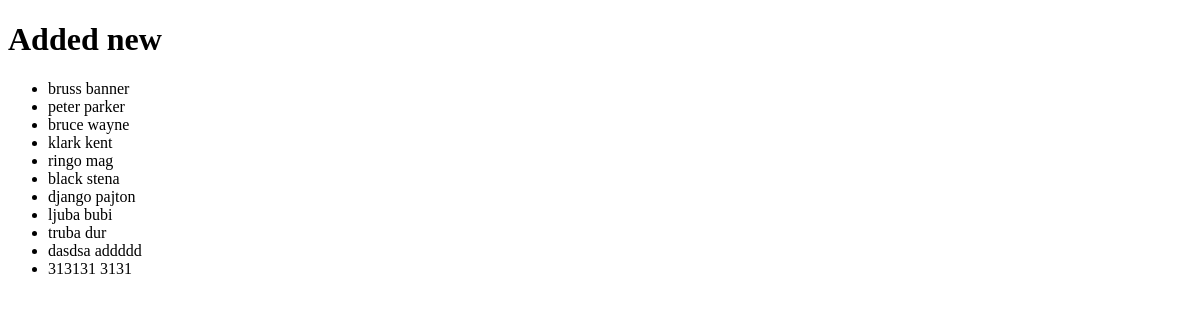
The page /added_item/ on the database as committed earlier.
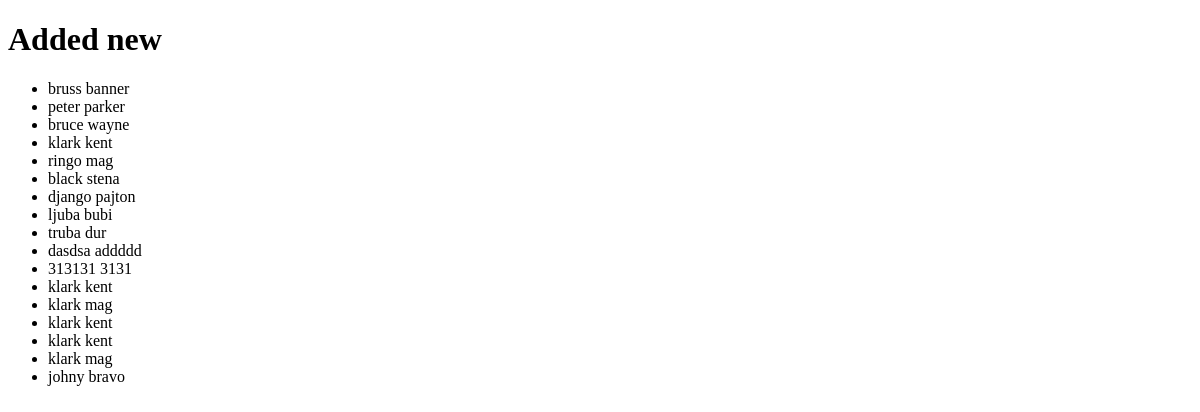
The same page on the database as committed later.
### test_app/models.py (models this page shows, shortened)
class Lik(models.Model):
    firstname = models.CharField(max_length=100)
    lastname = models.CharField(max_length=100)

### test_app/views.py (the view, shortened to what this page needs)
# urls.py: path('', IndexView.as_view(template_name='index.html'), name="index"),   #u indexu hocu samo formu za unos i postovanje
class IndexView(View):
    form = LikForm  #ovo je forma koju uzimam po modelu
    initial = {'key': 'value'}   #inicijalne
    template_name="index.html"
    def get(self, request, *args, **kwargs):
        created = Lik.objects.all()     #ovde vucem podatke iz baze i prikazujem ih posle kroz created:created
        form = self.form(initial=self.initial)    #ovo je forma koju koristim i prikazujem kroz form:form
        return render(request, self.template_name, {"created":created,"form":form})

### test_app/templates/added_item.html (shortened to what this page needs)
<!DOCTYPE html>
<html lang="en" dir="ltr">
  <head>
  </head>
  <body>
    <h1>Added new</h1>
    <ul>
      {% for i in created %}
      <li>{{i.firstname}} {{i.lastname}}</li>
      {% endfor %}
    </ul>
  </body>
</html>

Rows that differ between the two databases and show on the page:
added Lik: firstname "klark", lastname "kent"
added Lik: firstname "klark", lastname "mag"
added Lik: firstname "klark", lastname "kent"
added Lik: firstname "klark", lastname "kent"
added Lik: firstname "klark", lastname "mag"
added Lik: firstname "johny", lastname "bravo"
